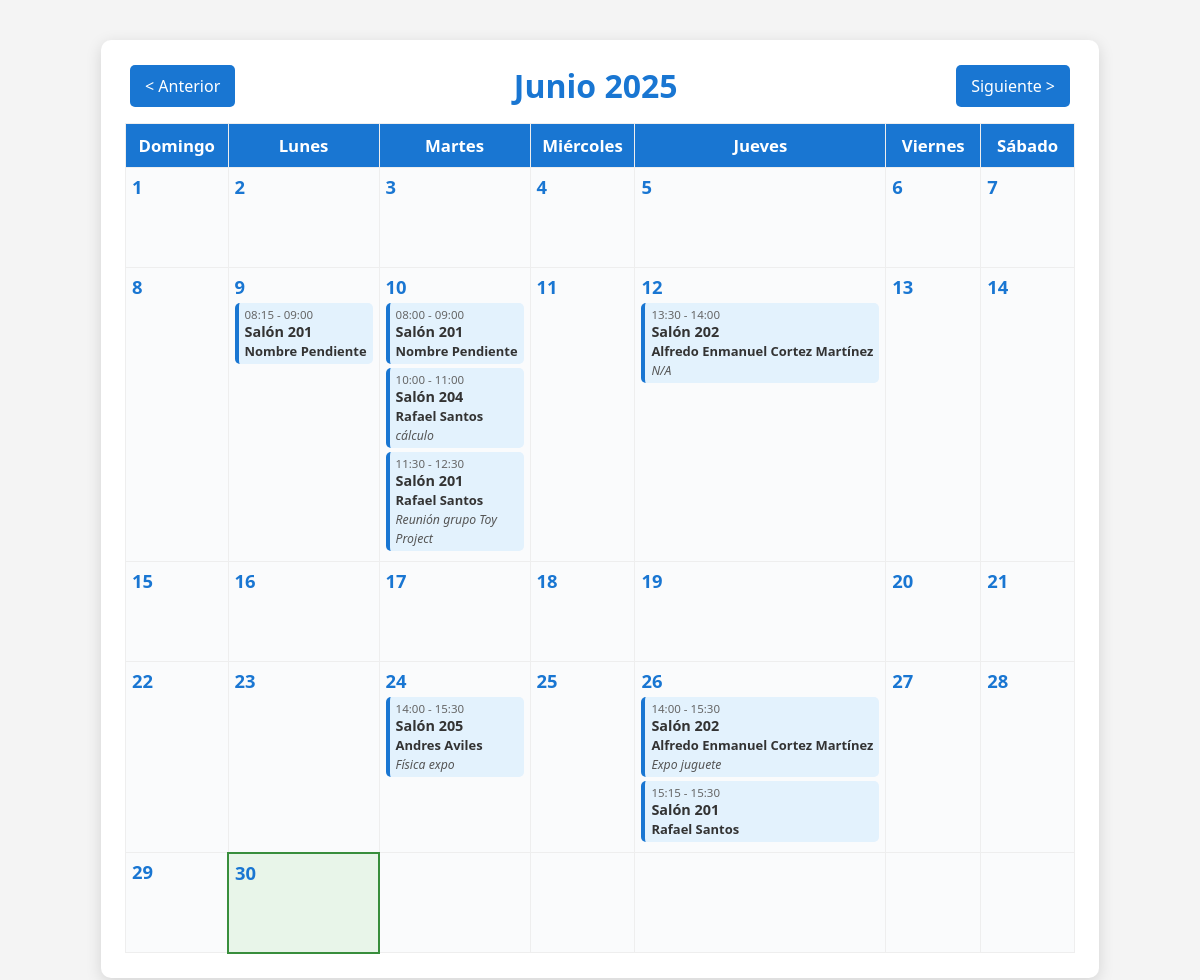
Screenshot of /mis-reservas/ with the database file from the repository.
### Reservas/models.py (models this page shows, shortened)
class Reserva(models.Model):
    nombre_completo = models.CharField(max_length=100)
    nombre_usuario = models.EmailField()
    espacio = models.ForeignKey(Espacio, on_delete=models.CASCADE)
    fecha = models.DateField()
    hora_inicio = models.TimeField()
    hora_fin = models.TimeField()
    motivo = models.TextField(blank=True)
    necesidades = models.TextField(blank=True)
    class Meta:
        unique_together = ('espacio', 'fecha', 'hora_inicio', 'hora_fin')

class Espacio(models.Model):
    nombre = models.CharField(max_length=20, choices=SALONES, unique=True)
    descripcion = models.TextField(blank=True)

### Reservas/views.py (the view)
# urls.py: path('mis-reservas/', views.ver_reservas, name='ver_reservas'),
def ver_reservas(request):
    correo_usuario = request.GET.get('correo', '')
    year = int(request.GET.get('year', date.today().year))
    month = int(request.GET.get('month', date.today().month))
    if not (1 <= month <= 12 and 1900 <= year <= 2100):
        year = date.today().year
        month = date.today().month
    current_month_date = date(year, month, 1)
    prev_month_date = current_month_date - timedelta(days=1)
    next_month_date = current_month_date + timedelta(days=32)
    prev_month = prev_month_date.month
    prev_year = prev_month_date.year
    next_month = next_month_date.month
    next_year = next_month_date.year
    meses = [
        "Enero", "Febrero", "Marzo", "Abril", "Mayo", "Junio",
        "Julio", "Agosto", "Septiembre", "Octubre", "Noviembre", "Diciembre"
    ]
    mes_nombre = meses[month - 1]
    primer_dia_semana, dias_en_mes = monthrange(year, month)
    reservas_mes = Reserva.objects.filter(fecha__year=year, fecha__month=month).order_by('hora_inicio')
    semanas = []
    semana = []
    offset = (primer_dia_semana + 1) % 7
    for _ in range(offset):
        semana.append({'numero': '', 'reservas': []})
    for dia_num in range(1, dias_en_mes + 1):
        fecha_actual = date(year, month, dia_num)
        reservas_dia = reservas_mes.filter(fecha=fecha_actual)
        reservas_list = []
        for reserva in reservas_dia:
            reservas_list.append({
                'espacio': reserva.espacio.nombre,
                'usuario': reserva.nombre_completo,
                'motivo': reserva.motivo,
                'hora_inicio': reserva.hora_inicio,
                'hora_fin': reserva.hora_fin,
                'tuyo': (request.user.is_authenticated and reserva.nombre_usuario == request.user.email) or (not request.user.is_authenticated and reserva.nombre_usuario == correo_usuario)
            })
        semana.append({
            'numero': dia_num,
            'fecha': fecha_actual,
            'hoy': fecha_actual == date.today(),
            'reservas': reservas_list
        })
        if len(semana) == 7:
            semanas.append(semana)
            semana = []
    if semana:
        while len(semana) < 7:
            semana.append({'numero': '', 'reservas': []})
        semanas.append(semana)
    return render(request, 'Reservas/ver_reservas.html', {
        'mes_nombre': mes_nombre,
        'year': year,
        'semanas': semanas,
        'correo_usuario': correo_usuario,
        'prev_month': prev_month,
        'prev_year': prev_year,
        'next_month': next_month,
        'next_year': next_year,
    })

### Reservas/templates/Reservas/ver_reservas.html (shortened to what this page needs)
<!DOCTYPE html>
<html lang="es">
<head>
</head>
<body>
    <div class="calendar-wrap">
        <header>
            <a href="?month={{ prev_month }}&year={{ prev_year }}{% if correo_usuario %}&correo={{ correo_usuario }}{% endif %}" class="nav-button">&lt; Anterior</a>
            <h1>{{ mes_nombre }} {{ year }}</h1>
            <a href="?month={{ next_month }}&year={{ next_year }}{% if correo_usuario %}&correo={{ correo_usuario }}{% endif %}" class="nav-button">Siguiente &gt;</a>
        </header>
        <table class="calendar-table">
            <thead>
                <tr>
                    <th>Domingo</th>
                    <th>Lunes</th>
                    <th>Martes</th>
                    <th>Miércoles</th>
                    <th>Jueves</th>
                    <th>Viernes</th>
                    <th>Sábado</th>
                </tr>
            </thead>
            <tbody>
                {% for semana in semanas %}
                <tr>
                    {% for dia in semana %}
                    {% if dia.numero %}
                        <td class="{% if dia.hoy %}hoy{% endif %}">
                            <span class="day-number">{{ dia.numero }}</span>
                            {% for reserva in dia.reservas %}
                                <div class="reserva {% if reserva.tuyo %}tuyo{% endif %}" title="{{ reserva.espacio }} - {{ reserva.usuario }} - {{ reserva.motivo }}">
                                    <span class="hora">{{ reserva.hora_inicio|time:"H:i" }} - {{ reserva.hora_fin|time:"H:i" }}</span>
                                    <strong>{{ reserva.espacio }}</strong><br>
                                    <span class="usuario">{{ reserva.usuario }}</span><br>
                                    <em class="motivo">{{ reserva.motivo }}</em>
                                </div>
                            {% endfor %}
                        </td>
                    {% else %}
                        <td class="empty"></td>
                    {% endif %}
                    {% endfor %}
                </tr>
                {% endfor %}
            </tbody>
        </table>
    </div>
</body>
</html>

### Reservas/templates/Reservas/ver_reservas.html (style rules this page uses)
body { font-family: 'Segoe UI', Arial, sans-serif; background: #f4f4f4; margin: 0; padding: 0; }
.calendar-wrap { max-width: 950px; margin: 40px auto; background: #fff; border-radius: 10px; box-shadow: 0 4px 16px #0002; padding: 24px; }
header { text-align: center; margin-bottom: 16px; display: flex; align-items: center; justify-content: space-between; }
header h1 { font-size: 2em; color: #1976d2; margin: 0; flex-grow: 1; }
.nav-button { background-color: #1976d2; color: white; border: none; padding: 10px 15px; border-radius: 5px; cursor: pointer; font-size: 1em; margin: 0 5px; text-decoration: none; display: inline-block; }
.calendar-table { width: 100%; border-collapse: collapse; }
.calendar-table th, .calendar-table td { width: 14.28%; min-height: 90px; border: 1px solid #eee; vertical-align: top; padding: 6px; box-sizing: border-box; }
.calendar-table th { background: #1976d2; color: #fff; font-weight: 600; text-align: center; padding: 10px 0; font-size: 1.05em; }
.calendar-table td { background: #fafbfc; position: relative; height: 100px; }
.calendar-table .hoy { border: 2px solid #388e3c; background: #e8f5e9; }
.day-number { font-weight: bold; color: #1976d2; font-size: 1.15em; margin-bottom: 2px; display: block; }
.reserva { background: #e3f2fd; margin: 4px 0; padding: 4px 6px; border-radius: 5px; font-size: 0.9em; color: #333; border-left: 4px solid #1976d2; overflow: hidden; white-space: nowrap; text-overflow: ellipsis; }
.reserva span.hora { font-weight: normal; font-size: 0.8em; color: #666; display: block; }
.reserva .usuario { font-weight: 600; font-size: 0.9em; color: #333; }
.reserva .motivo { font-size: 0.85em; color: #555; font-style: italic; white-space: normal; }
.empty { background: #f4f4f4; }

### rows the page displays
Reserva: hora_inicio "08:15", hora_fin "09:00", usuario "Nombre Pendiente"
Espacio: espacio "Salón 201" "Salón 201" "Salón 201" "Salón 201"
Reserva: hora_inicio "08:00", hora_fin "09:00", usuario "Nombre Pendiente"
Reserva: hora_inicio "10:00", hora_fin "11:00", usuario "Rafael Santos", motivo "cálculo"
Espacio: espacio "Salón 204"
Reserva: hora_inicio "11:30", hora_fin "12:30", usuario "Rafael Santos", motivo "Reunión grupo Toy Project"
Reserva: hora_inicio "13:30", hora_fin "14:00", usuario "Alfredo Enmanuel Cortez Martínez", motivo "N/A"
Espacio: espacio "Salón 202" "Salón 202"
Reserva: hora_inicio "14:00", hora_fin "15:30", usuario "Andres Aviles", motivo "Física expo"
Espacio: espacio "Salón 205"
Reserva: hora_inicio "14:00", hora_fin "15:30", usuario "Alfredo Enmanuel Cortez Martínez", motivo "Expo juguete"
Reserva: hora_inicio "15:15", hora_fin "15:30", usuario "Rafael Santos"

### other values shown
{{ mes_nombre }} "Junio"
{{ year }} "2025"
{{ dia.numero }} "1" "2" "3" "4" "5" "6" "7" "8" "9" "10" "11" "12" "13" "14" "15" "16" "17" "18" "19" "20" "21" "22" "23" "24" "25" "26" "27" "28" "29" "30"
